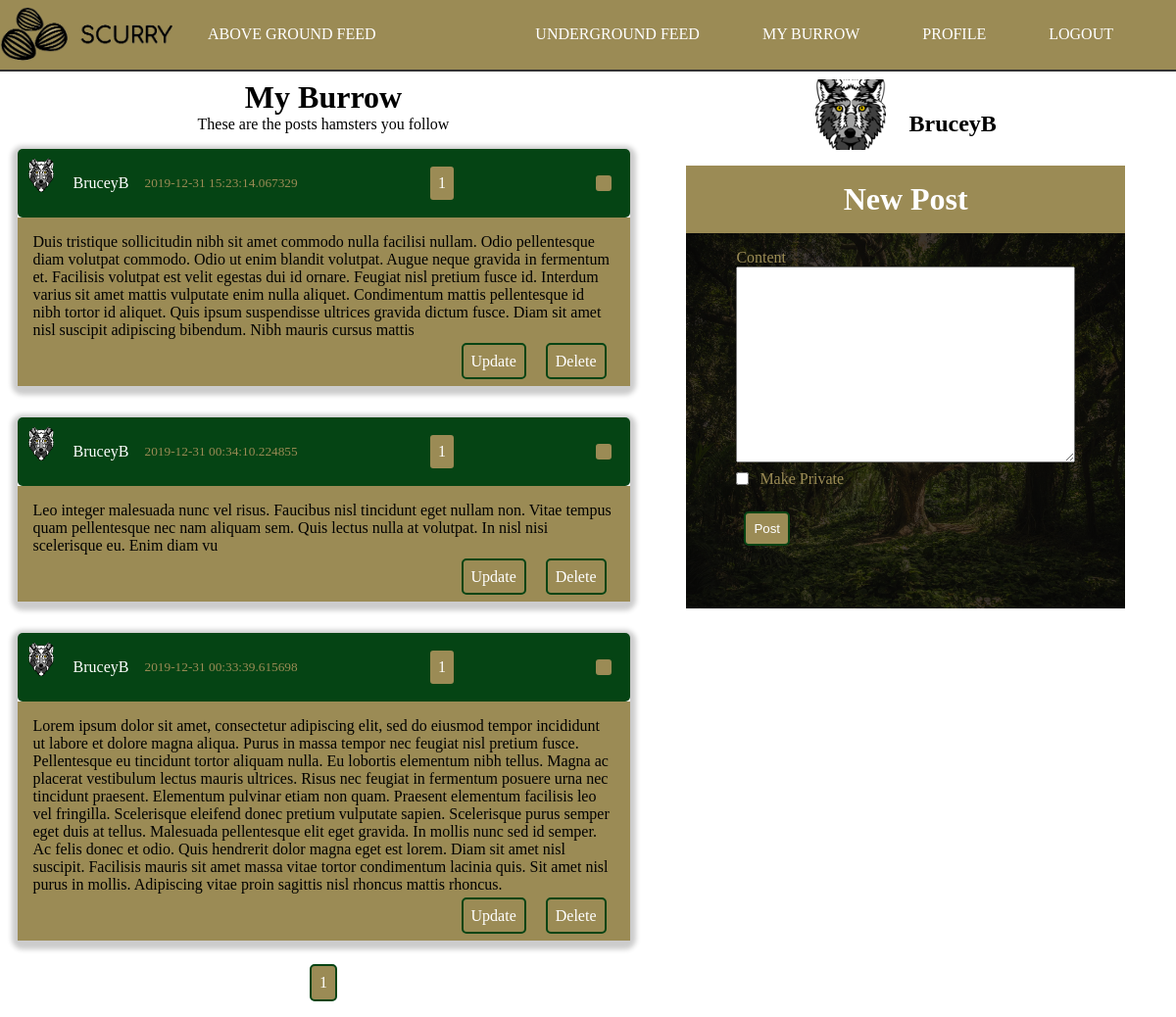
Page /burrow (signed in) on the earlier database version.
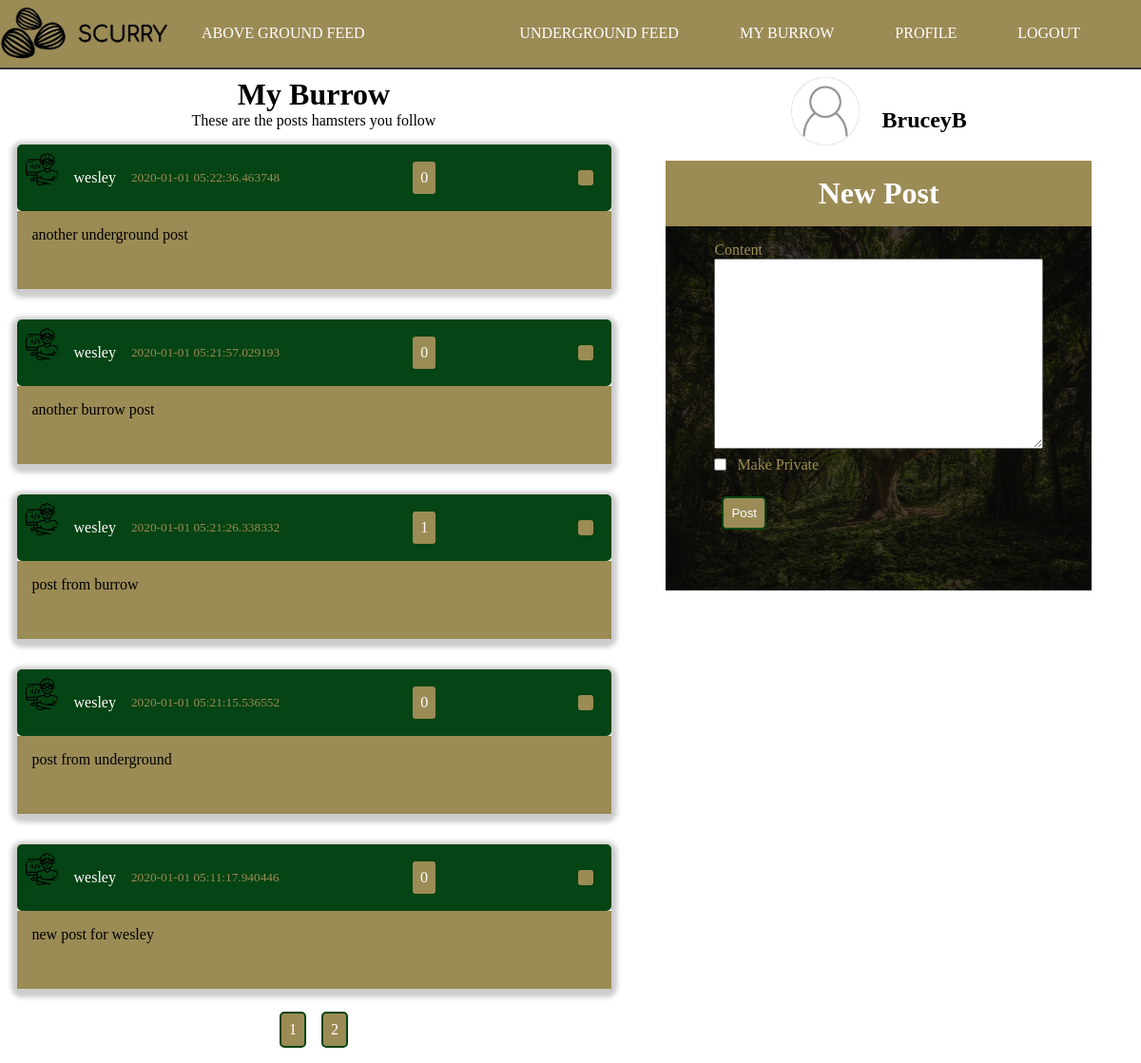
Same page on the later database version.
### scurry/models.py (models this page shows, shortened)
class Post(db.Model):
    id = db.Column(db.Integer, primary_key=True)
    content = db.Column(db.Text, nullable=False)
    date_posted = db.Column(db.DateTime, nullable=False, default=datetime.utcnow)
    user_id = db.Column(db.Integer, db.ForeignKey('user.id'), nullable=False)
    private = db.Column(db.Boolean, default=False, nullable=False)
    likes = db.relationship('PostLike', backref='post', lazy='dynamic')

class User(db.Model, UserMixin):
    id = db.Column(db.Integer, primary_key=True)
    username = db.Column(db.String(20), unique=True, nullable=False)
    email = db.Column(db.String(120), unique=True, nullable=False)
    image_file = db.Column(db.String(20), nullable=False, default='noprofile.jpg')
    password = db.Column(db.String(60), nullable=False)
    posts = db.relationship('Post', backref='author', lazy=True)
    followed = db.relationship(
        'User', secondary=followers,
        primaryjoin=(followers.c.follower_id == id),
        secondaryjoin=(followers.c.followed_id == id),
        backref=db.backref('followers', lazy='dynamic'), lazy='dynamic')
    def followed_posts(self):
        followed = Post.query.join(
            followers, (followers.c.followed_id == Post.user_id)).filter(
                followers.c.follower_id == self.id)
        own = Post.query.filter_by(user_id=self.id)
        return followed.union(own).order_by(Post.date_posted.desc())
    liked = db.relationship(
        'PostLike',
        foreign_keys='PostLike.user_id',
        backref='user', lazy='dynamic')

### scurry/posts/routes.py (the view)
@posts.route('/burrow', methods=['GET', 'POST'])
@login_required
def burrow():
    postForm = PostForm()
    if postForm.validate_on_submit():
        post = Post(private=postForm.private.data, content=postForm.content.data, author=current_user)
        db.session.add(post)
        db.session.commit()
        flash('Post Created!', 'success')
    page = request.args.get('page', 1, type=int)
    user = User.query.filter_by(username=current_user.username).first_or_404()
    posts = user.followed_posts().paginate(page=page, per_page=5)
    return render_template('burrow.html', postForm=postForm, title="My Burrow", posts=posts)

### scurry/posts/forms.py
class PostForm(FlaskForm):
    content = TextAreaField('Content', validators=[DataRequired()])
    private = BooleanField('Make Private')
    submit = SubmitField('Post')

### scurry/models.py (called while the page is built)
@login_manager.user_loader
def load_user(user_id):
    return User.query.get(int(user_id))

### scurry/templates/burrow.html (shortened to what this page needs)
{% extends "layout.html" %}
{% block content %}
    <div class="container" id="home">
        <h1 class="page-header">My Burrow</h1>
        <p class="page-header">These are the posts hamsters you follow</p class="page-header">
        <div class="posts-container">
            {%  for post in posts.items %}
                <article class="article-post shadow">
                    <div class="post-head">
                        <img src="{{ url_for('static', filename='images/' + post.author.image_file) }}" alt="user photo" class="article-img">
                        <div class="post-metadata">
                            <a class="post-author" href="{{ url_for('users.user_posts', username=post.author.username) }}">{{ post.author.username }}</a>
                            <small>{{ post.date_posted }}</small>
                            <p class="btn right">
                                {{ post.likes.count() }}
                            </p>
                            <ion-icon class="btn share-btn right" name="share-alt"></ion-icon>
                        </div>
                    </div>
                    <div class="post-body">
                        <p class="post-content">{{ post.content }}</p>
                        <div class="post-buttons">
                            {% if current_user.username == post.author.username %}
                                <a href="{{ url_for('posts.update_post', post_id=post.id) }}" class="btn">Update</a>
                                <a href="{{ url_for('posts.delete_post', post_id=post.id) }}" class="btn">Delete</a>
                            {% endif %}
                        </div>
                    </div>
                </article>
            {% endfor %}
            <div class="pagination">
                {% for page_num in posts.iter_pages() %}
                    {% if page_num %}
                        <a class="btn btn-info" href="{{ url_for('main.index', page=page_num) }}">{{ page_num }}</a>
                    {% else %}
                        ...
                    {% endif %}
                {% endfor %}
            </div>
        </div>
    </div>
{% endblock content %}

### scurry/templates/layout.html (shortened to what this page needs)
<!DOCTYPE html>
<html lang="en">
<head>
    <link rel="stylesheet" type="text/css" href="{{ url_for('static', filename='style.css') }}">
</head>
<body>
    <header>
        <nav class="header-nav">
            <div class="header-logo">
                <img src="{{ url_for('static', filename='images/scurry-logo.png') }}" alt="Scurry - A Place for Squirrels" class="logo">
            </div>
            <ul class="nav-list">
                <li class="nav-list-item">
                    <a href="{{ url_for('main.index') }}" class="nav-link">Above Ground Feed</a>
                </li>
            </ul>
            <ul class="nav-list right">
                {% if current_user.is_authenticated %}
                <li class="nav-list-item">
                    <a href="{{ url_for('posts.underground') }}" class="nav-link">Underground Feed</a>
                </li>
                <li class="nav-list-item">
                    <a href="{{ url_for('posts.burrow') }}" class="nav-link">My Burrow</a>
                </li>
                <li class="nav-list-item">
                    <a href="{{ url_for('users.profile') }}" class="nav-link">Profile</a>
                </li>
                <li class="nav-list-item">
                    <a href="{{ url_for('users.logout') }}" class="nav-link">Logout</a>
                </li>
                {% endif %}
            </ul>
        </nav>
    </header>
    <main id="main">
        <div class="content-container" id="main-block">
            {%  block content %}{% endblock %}
        </div>
        <div class="sidebar-container" id="sidebar-block">
        {% if current_user.is_authenticated %}
            <div class="home-sidebar-user-info">
                <img src="{{ url_for('static', filename='images/' + current_user.image_file) }}" alt="user photo" class="sidebar-img">
                <h2>{{ current_user.username }}</h2>
            </div>
            <div class="post-form">
                <form action="" method="POST" class="form">
                    <div class="form-legend">
                        <h1>New Post</h1>
                    </div>
                    <div class="form-well">
                        <div class="form-group">
                            {{ postForm.content.label(class="form-control-label") }}
                            {% if postForm.content.errors %}
                                <div class="invalid-feedback">
                                    {% for error in postForm.content.errors %}
                                        <span>{{ error }}</span>
                                    {% endfor %}
                                </div>
                            {% else %}
                                {{ postForm.content(class="form-control-post-textarea") }}
                            {% endif %}
                        </div>
                        <div class="form-group">
                            {{ postForm.private.label(class="form-control-boolean-label") }}
                            {{ postForm.private(class="form-control-boolean") }}
                        </div>
                        <div class="form-group post-submit">
                            {{ postForm.submit(class="btn")}}
                        </div>
                    </div>
                </form>
            </div>
        {% endif %}
        </div>
    </main>
</body>
</html>

Differences in the rows shown:
removed Post: image_file (picture), author.username "BruceyB", date_posted "2019-12-31 15:23:14.067329", likes.count "1", content "Duis tristique sollicitudin nibh sit amet commodo nulla facilisi nullam. Odio pellentesque diam volutpat commodo. Odio ut enim blandit volutpat. Augue neque gravida in fermentum et. Facilisis volutpat est velit egestas dui id ornare. Feugiat nisl pretium fusce id. Interdum varius sit amet mattis vulputate enim nulla aliquet. Condimentum mattis pellentesque id nibh tortor id aliquet. Quis ipsum suspendisse ultrices gravida dictum fusce. Diam sit amet nisl suscipit adipiscing bibendum. Nibh mauris cursus mattis"
removed Post: image_file (picture), author.username "BruceyB", date_posted "2019-12-31 00:34:10.224855", likes.count "1", content "Leo integer malesuada nunc vel risus. Faucibus nisl tincidunt eget nullam non. Vitae tempus quam pellentesque nec nam aliquam sem. Quis lectus nulla at volutpat. In nisl nisi scelerisque eu. Enim diam vu"
removed Post: image_file (picture), author.username "BruceyB", date_posted "2019-12-31 00:33:39.615698", likes.count "1", content "Lorem ipsum dolor sit amet, consectetur adipiscing elit, sed do eiusmod tempor incididunt ut labore et dolore magna aliqua. Purus in massa tempor nec feugiat nisl pretium fusce. Pellentesque eu tincidunt tortor aliquam nulla. Eu lobortis elementum nibh tellus. Magna ac placerat vestibulum lectus mauris ultrices. Risus nec feugiat in fermentum posuere urna nec tincidunt praesent. Elementum pulvinar etiam non quam. Praesent elementum facilisis leo vel fringilla. Scelerisque eleifend donec pretium vulputate sapien. Scelerisque purus semper eget duis at tellus. Malesuada pellentesque elit eget gravida. In mollis nunc sed id semper. Ac felis donec et odio. Quis hendrerit dolor magna eget est…"
added Post: image_file (picture), author.username "wesley", date_posted "2020-01-01 05:22:36.463748", likes.count "0", content "another underground post"
added Post: image_file (picture), author.username "wesley", date_posted "2020-01-01 05:21:57.029193", likes.count "0", content "another burrow post"
added Post: image_file (picture), author.username "wesley", date_posted "2020-01-01 05:21:26.338332", likes.count "1", content "post from burrow"
now on this page (row edited): Post: image_file (picture), author.username "wesley", date_posted "2020-01-01 05:21:15.536552", likes.count "0", content "post from underground"
now on this page (row edited): Post: image_file (picture), author.username "wesley", date_posted "2020-01-01 05:11:17.940446", likes.count "0", content "new post for wesley"
changed User "BruceyB": image_file: a different picture
Other differences:
new list line: "2"
